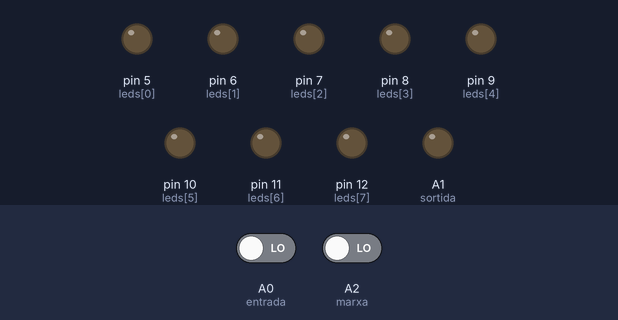
Bench run of a sketch on a simulated Arduino Uno, built with avr-gcc and run on an emulated ATmega328P. On the bench: output pins drawn as LEDs (lit = HIGH). Inputs (shaded band) come from the test bench; at power-on: A0 (entrada) LOW, A2 (marxa) LOW.

Above: at 1.2 s.
1.3 s: A0 (entrada) driven HIGH
At 1.6 s:
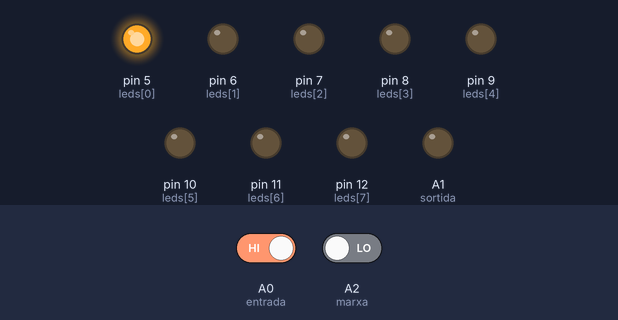
10.3 s: A0 (entrada) driven LOW
At 10.8 s:
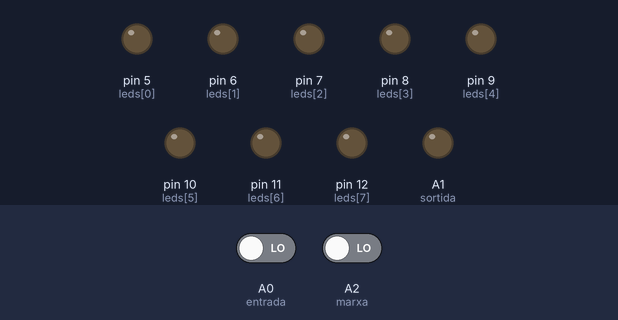
11.8 s: A2 (marxa) driven HIGH
At 13.6 s:
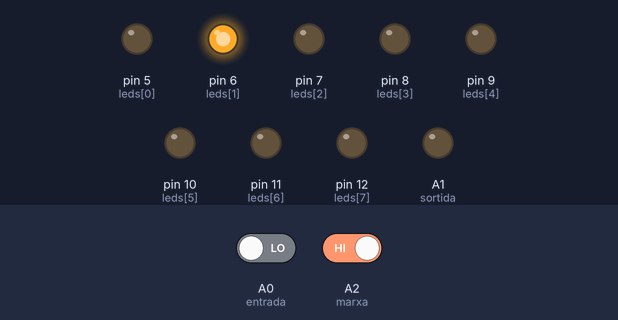
Timing chart, 0 to 20.8 s (numbered marks = the images above; inputs shaded):
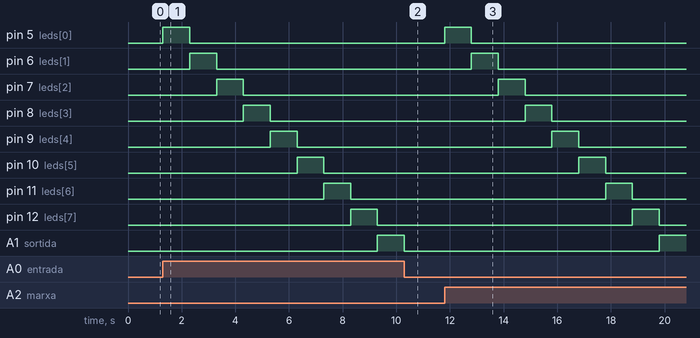

The sketch:

Tres_Arduinos_2.ino
```cpp
int i;                                      // variable
int leds [8] = {5, 6, 7, 8, 9, 10, 11, 12};
const int marxa = A2;
const int entrada = A0;
const int sortida = A1;
const int t = 1000;

void setup()
{
  for (i = 0; i < 8; i++)
  {
    pinMode (leds[i], OUTPUT); // definir els pins com a sortides
  }
  pinMode (marxa, INPUT);
  pinMode (entrada, INPUT);
  pinMode (sortida, OUTPUT);
}

void loop()
{
  if (digitalRead ( marxa) == HIGH || digitalRead (entrada) == HIGH)

  {
    for (i = 0; i < 8; i++)
    {
      digitalWrite (leds[i], HIGH);
      delay (t);
      digitalWrite (leds[i], LOW);
    }
    digitalWrite(sortida, HIGH);
    delay(t);
    digitalWrite(sortida, LOW);
  }


}
```

Measured:
- after the input at 1.3 s, pin 5 (leds[0]): LOW → HIGH at once, → LOW 1.0 s later; pin 6 (leds[1]): LOW → HIGH after 1.0 s, → LOW 1.0 s later; pin 7 (leds[2]): LOW → HIGH after 2.0 s, → LOW 1.0 s later; pin 8 (leds[3]): LOW → HIGH after 3.0 s, → LOW 1.0 s later; pin 9 (leds[4]): LOW → HIGH after 4.0 s, → LOW 1.0 s later
- after the input at 10.3 s, pin 5 (leds[0]): stays LOW (without the input it goes to HIGH after 0.00 s); pin 6 (leds[1]): stays LOW (without the input it goes to HIGH after 1.0 s)
- after the input at 11.8 s, pin 5 (leds[0]): LOW → HIGH at once, → LOW 1.0 s later; pin 6 (leds[1]): LOW → HIGH after 1.0 s, → LOW 1.0 s later; pin 7 (leds[2]): LOW → HIGH after 2.0 s, → LOW 1.0 s later; pin 8 (leds[3]): LOW → HIGH after 3.0 s, → LOW 1.0 s later; pin 9 (leds[4]): LOW → HIGH after 4.0 s, → LOW 1.0 s later
